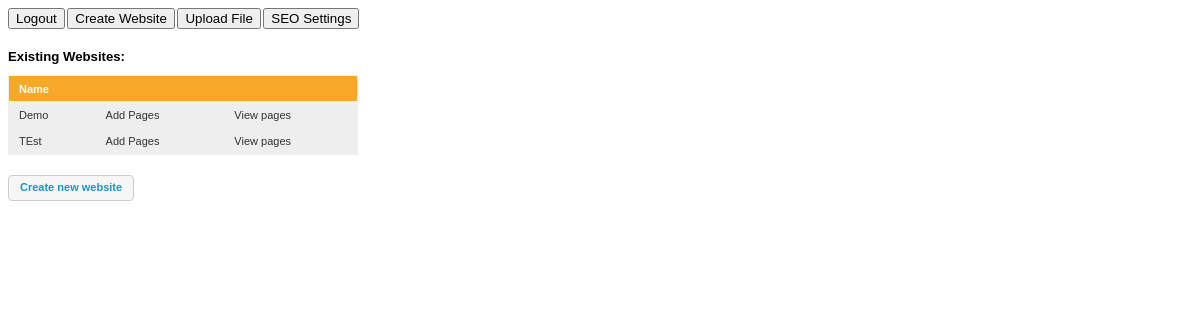
Page /create-website.php (signed in) on the earlier database version.
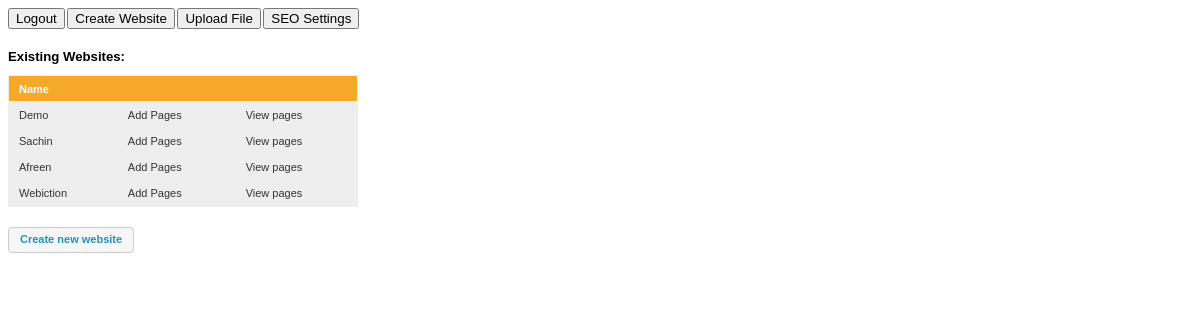
Same page on the later database version.
### tables this page shows
CREATE TABLE `website` (
  `website_id` bigint(20) NOT NULL auto_increment,
  `user_id` bigint(20) NOT NULL,
  `website_name` varchar(100) NOT NULL,
  `main_page` bigint(20) default NULL,
  PRIMARY KEY  (`website_id`)
);

### includes/dbconnect.php (called while the page is built, shortened)
<?php
class DBConnection
{
	private $connection;
	public function open_connection() {
		$this->connection = mysql_connect(DB_SERVER, DB_USER, DB_PASSWORD);
		if (!$this->connection) {
			die("Database connection failed: " . mysql_error());
		} else {
			$db_select = mysql_select_db(DB_DATABASE, $this->connection);
		}
	}
	public function query($sql) {
		$result = mysql_query($sql, $this->connection);
		return $result;
	}
	public function fetch_array($result_set) {
		return mysql_fetch_array($result_set);
	}
	public function num_rows($result_set) {
		return mysql_num_rows($result_set);
	}
	public function fetch_object($result_set)
	{
		return mysql_fetch_object($result_set);
	}
}
?>

### includes/user.php (called while the page is built, shortened)
<?php
include_once('dbconnect.php');
include_once('dblibrary.php');
class User extends DBLibrary
{
	var $database =null;
	function __construct()
	{
		$this->database = new DBConnection();
	}
	public function getuserid($username)
	{
		$query ="SELECT id FROM userinfo WHERE username ='$username'";
		$result_set = $this->database->query($query);
		return $result_set;
	}
}
?>

### includes/dblibrary.php (called while the page is built, shortened)
<?php
class DBLibrary
{
	public function num_rows($result_set)
	{
		return $this->database->num_rows($result_set);
	}
	public function fetch_object($result_set)
	{
		return $this->database->fetch_object($result_set);
	}
	public function fetch_array($result_set)
	{
		return $this->database->fetch_array($result_set);
	}
}
?>

### includes/website.php (called while the page is built, shortened)
<?php
include_once('dbconnect.php');
include_once('dblibrary.php');
class Website extends DBLibrary
{
	var $database = null;
	function __construct()
	{
		$this->database = new DBConnection();
	}
	public function getuserwebsites($user_id)
	{
		$query = "SELECT website_id, website_name, main_page FROM website WHERE user_id='$user_id'";
		$result_set = $this->database->query($query);
		return $result_set;
	}
}
?>

### includes/website-processing.php (the view, shortened to what this page needs)
<?php
	include_once('website.php');
	include_once('user.php');
	function getuserwebsites()
	{
		$website = new Website();
		$user = new User();
		$result = $user->getuserid($_SESSION['username']);
		$row = $user->fetch_object($result);
		$user_id = $row->id;
		$result = $website->getuserwebsites($user_id);
		if ($website->num_rows($result)>0) {
	        while ($row = $website->fetch_array($result)) {
	        	$main_page= $row['main_page'];
	        	if (is_null($main_page)) {
	        		echo "<tr><td><a href='set-home-page.php?website_id=".$row['website_id']."' title='Click to go website' target='_blank'>".$row['website_name']."</a></td>";
	        	} else {
	            	echo "<tr>
	            	<td><a href=websitepreview.php?website_id=".$row['website_id']."&pageurlid=".$main_page." title='Click to go website' target='_blank'>".$row['website_name']."</a></td>";
	            }
	            echo "<td><a href=add-pages.php?website_id=".$row['website_id'].">Add Pages</a></td><td><a href=viewpages.php?website_id=".$row['website_id'].">View pages</td>";
	        }
	    }
	    else{
	        echo "<tr><td>There are no websites.</td></tr>";
	    }
	}
?>

Differences in the rows shown:
no longer on this page (row edited): website: website_name "TEst"
changed website "Demo": main_page empty → 4 (drawn)
added website: website_name "Sachin"
added website: website_name "Afreen"
added website: website_name "Webiction"
